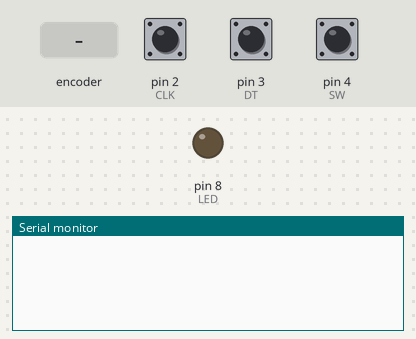
Bench run of a sketch on a simulated Arduino Uno, built with avr-gcc and run on an emulated ATmega328P. On the bench: output pins drawn as LEDs (lit = HIGH), the last lines printed to the serial monitor. Inputs (shaded band) come from the test bench; at power-on: pin 4 (SW) HIGH, pin 2 (CLK) HIGH, pin 3 (DT) HIGH.

Above: at 1.2 s.
1.3 s: rotary encoder on pin 2 (CLK) / pin 3 (DT) turned 1 step (first pin leading)
At 2.2 s:
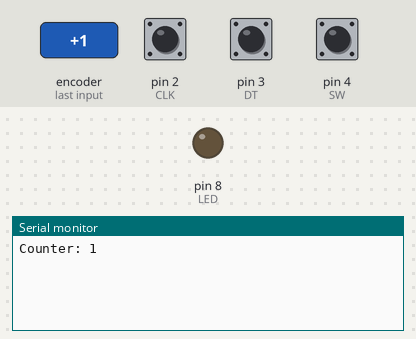
3.0 s: pin 4 (SW) pulled LOW for 0.15 s
At 4.0 s:
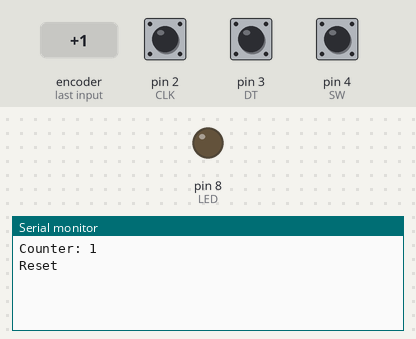

The sketch:

rotary_encoder_nofsm.ino
```cpp
const int CLK = 2;
const int DT  = 3;
const int SW  = 4;
const int LED = 8;

int counter = 0;
int lastCLK;

void setup() {
  pinMode(CLK, INPUT);
  pinMode(DT, INPUT);
  pinMode(SW, INPUT_PULLUP);
  pinMode(LED, OUTPUT);

  Serial.begin(9600);
  lastCLK = digitalRead(CLK);
}

void loop() {
  int currentCLK = digitalRead(CLK);

  // Read encoder rotation
  if (currentCLK != lastCLK && currentCLK == HIGH) {
    if (digitalRead(DT) != currentCLK) {
      counter++;
    } else {
      counter--;
    }

    if (counter < 0) counter = 0;
    if (counter > 10) counter = 10;

    Serial.print("Counter: ");
    Serial.println(counter);
  }

  lastCLK = currentCLK;

  // Reset with button press
  if (digitalRead(SW) == LOW) {
    counter = 0;
    Serial.println("Reset");
    delay(200);
  }

  // Direct control
  if (counter >= 5) {
    digitalWrite(LED, HIGH);
  } else {
    digitalWrite(LED, LOW);
  }
}
```

Measured:
- after the input at 1.3 s, the serial monitor: prints a new line after 0.05 s (image 1)
- after the input at 3.0 s, the serial monitor: prints a new line at once (image 2)
